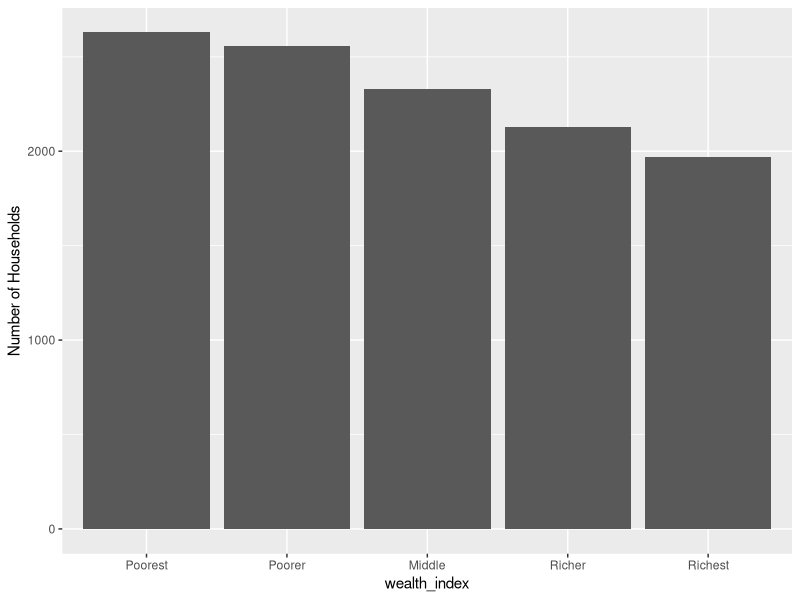
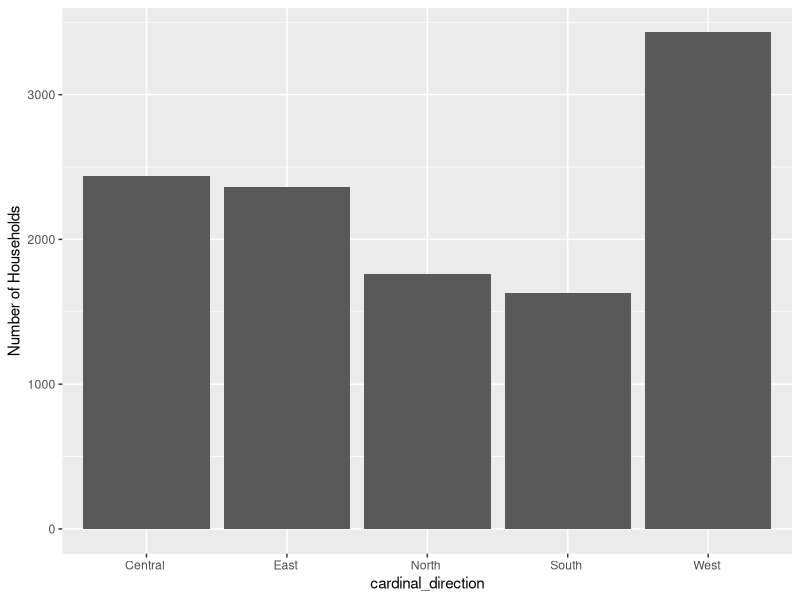
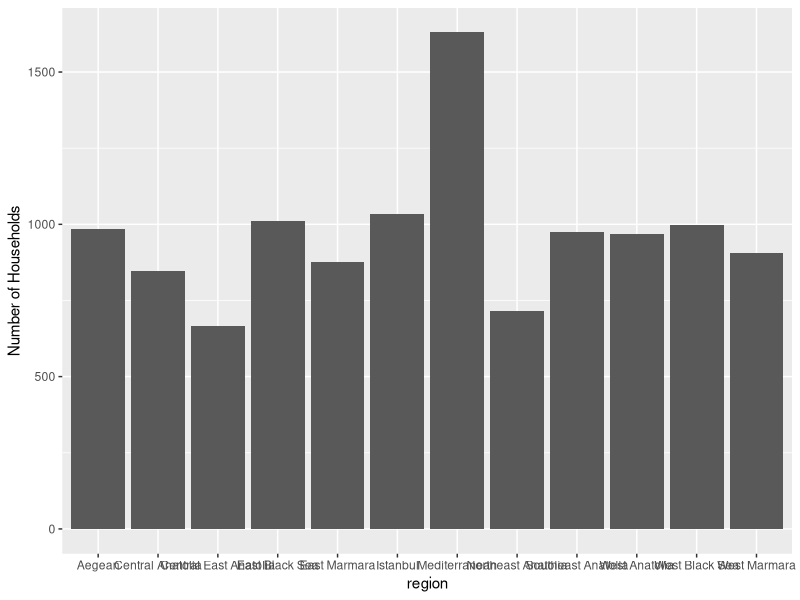
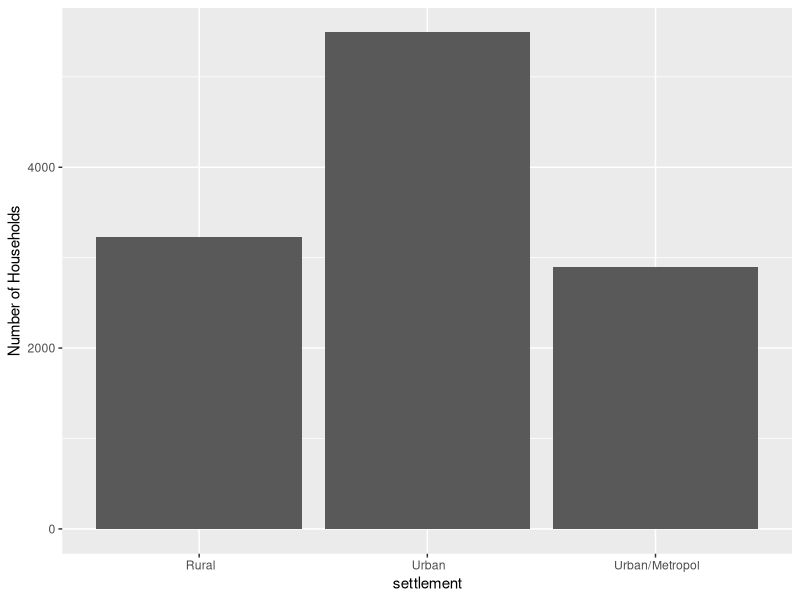
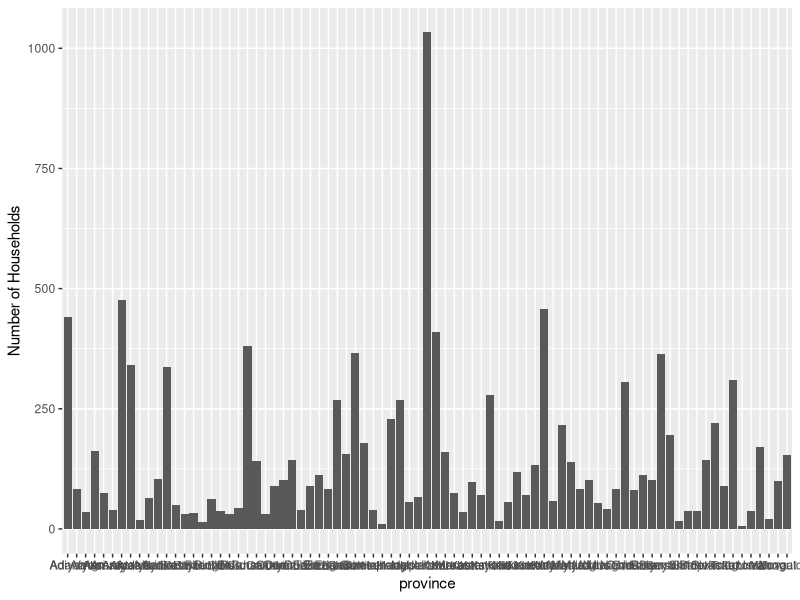
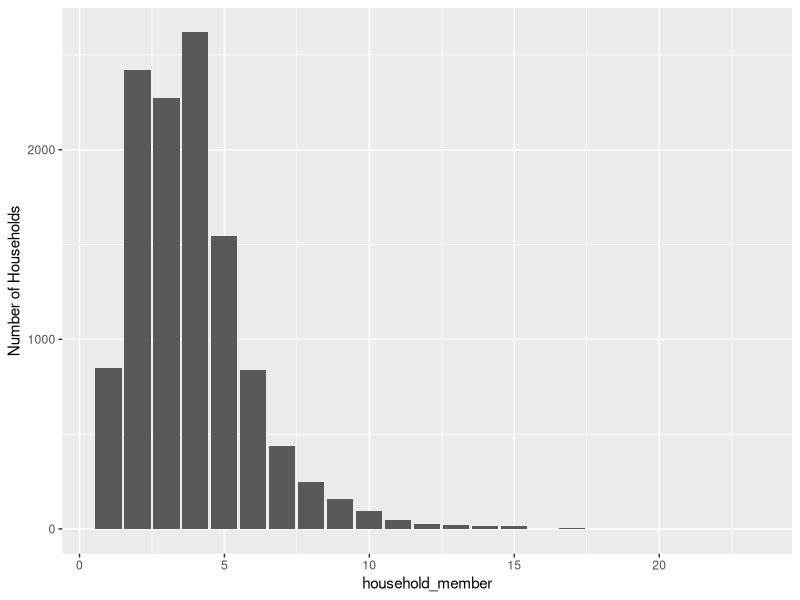
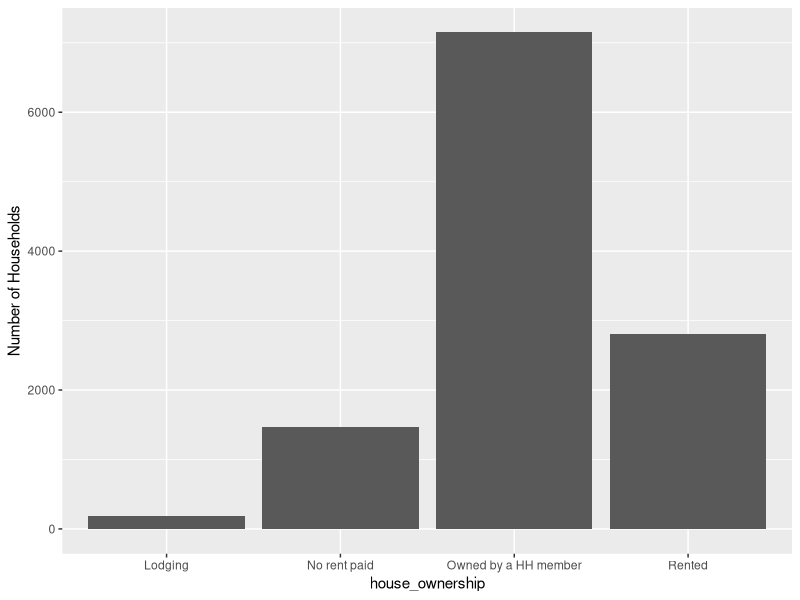
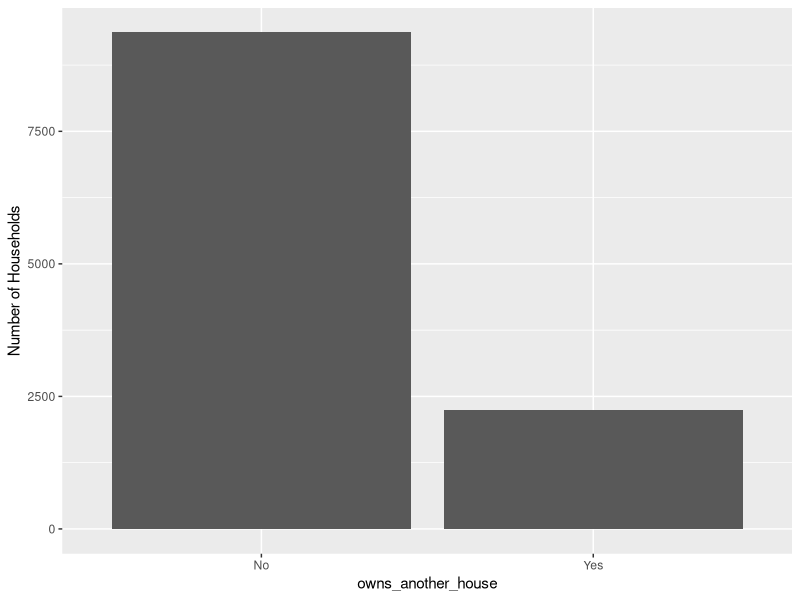

Write the R code that produced these figures, in order.
library(readr)
library(tidyr)
library(ggplot2)

###########################################################################

# Load household data
household <- read.table(file="household.csv", sep=";", header = TRUE, na.strings = c("" , " ","\t ", "Missing" ))
household <- household[, -1]  # drop case id

# Drop other house ownership, only one instance
household <- household[-which(household$house_ownership == "Other"), ]

# Unknown values
sum(!complete.cases(household))
household <- na.omit(household)

###########################################################################

# Seperate and factorize region
household <- separate(household, region_combined, c("cardinal_direction", "region", "settlement"), sep = '-')
household$cardinal_direction <- as.factor(household$cardinal_direction)
household$region <- as.factor(household$region)
household$settlement <- as.factor(household$settlement)

# Refactor levels of wealth index
household$wealth_index <- factor(household$wealth_index, 
                                 levels = c("Poorest", "Poorer", "Middle", "Richer", "Richest"))

###########################################################################

# Rate of related attributes
household$man_member_rate = (household$household_member - household$woman_member) / household$household_member
household$woman_member_rate = household$woman_member / household$household_member
household$child_member_rate = household$children_under_5 / household$household_member
household$bedroom_rate = household$bedroom_number / household$rooms_number

# Drop duplicated columns with rate values
household <- household[ , -which(names(household) %in% c("woman_member",  # woman_member_rate
                                                         "children_under_5", # children_member_rate
                                                         "bedroom_number"))]  # bedroom_rate

summary(household)

###########################################################################

# Plot distribution of data
for(colnm in colnames(household)) {
  print(ggplot(household, aes_string(x = colnm)) +
          geom_bar() + ylab("Number of Households"))
}

###########################################################################

# Split train, validation and test set
set.seed(1024)
samples <- sample(1:nrow(household), nrow(household)*0.8)
train <- household[samples, ]
test <- household[-samples, ]

save(list=c("household", "train", "test"), file = "household.data")
rm(list = ls())

###########################################################################
